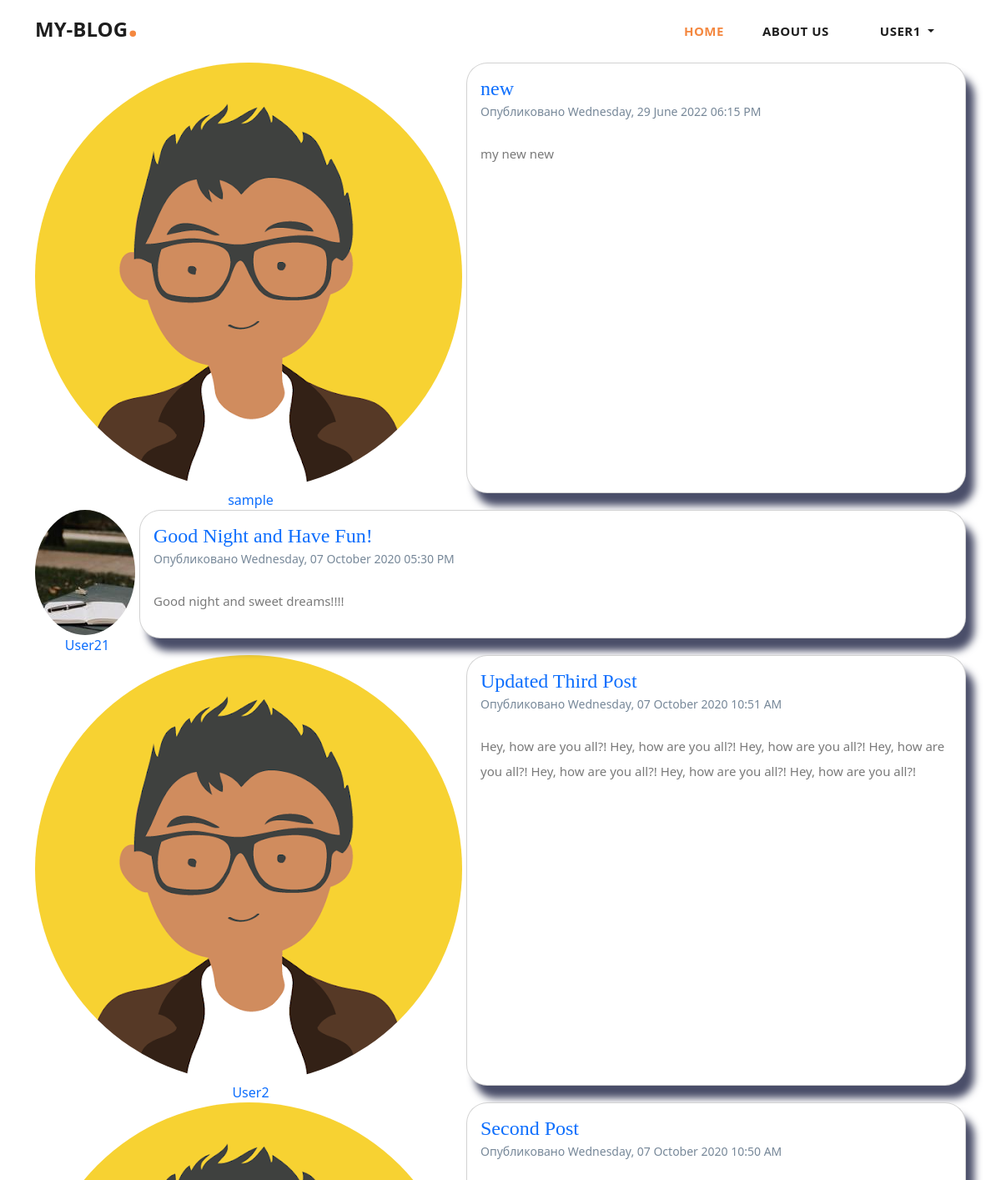
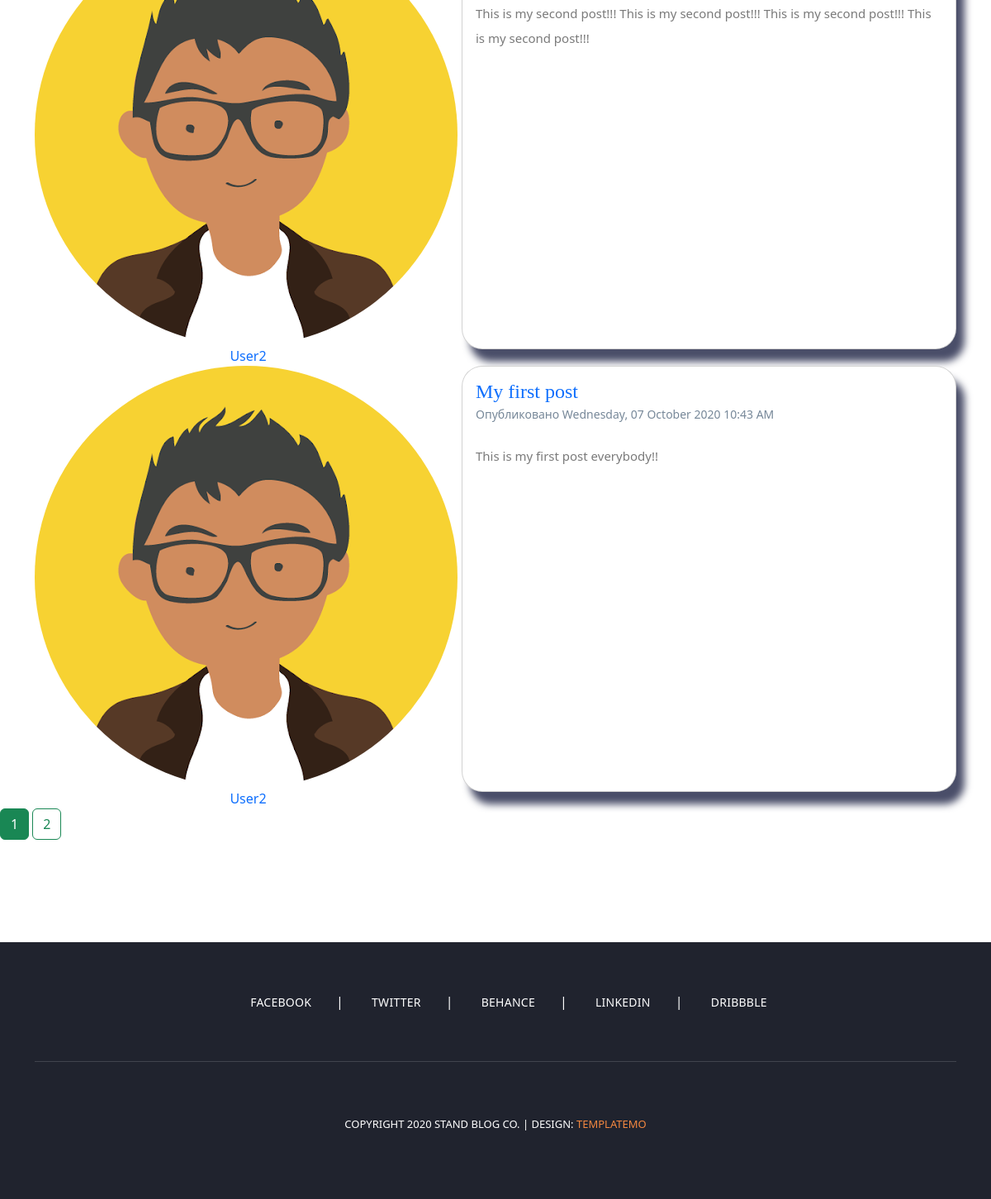
The page /allpost (signed in) on the database its author committed (2 pictures, top to bottom).
### my_blog/models.py (models this page shows, shortened)
class User(db.Model, UserMixin):
    id = db.Column(db.Integer, primary_key=True)
    username = db.Column(db.String(20), unique=True, nullable=False)
    email = db.Column(db.String(120), unique=True, nullable=False)
    image_file = db.Column(db.String(20), nullable=False,
                           default='default.png')
    password = db.Column(db.String(60), nullable=False)
    posts = db.relationship('Post', backref='author', lazy=True)

class Post(db.Model):
    id = db.Column(db.Integer, primary_key=True)
    title = db.Column(db.String(100), nullable=False)
    date_posted = db.Column(db.DateTime, nullable=False,
                            default=datetime.utcnow)
    content = db.Column(db.Text, nullable=False)
    user_id = db.Column(db.Integer, db.ForeignKey('user.id'),
                        nullable=False)

### my_blog/posts/routes.py (the view)
@posts.route("/allpost")
@login_required
def allpost():
    page = request.args.get('page', 1, type=int)
    posts = Post.query.order_by(Post.date_posted.desc()).paginate(page=page, per_page=5)
    return render_template('allpost.html', posts=posts)

### my_blog/models.py (called while the page is built)
@login_manager.user_loader
def load_user(user_id):
    return User.query.get(int(user_id))

### my_blog/templates/allpost.html (shortened to what this page needs)
{% extends 'base.html' %}
{% block content %}
<div>
    {% for post in posts.items %}
    <div class="container" style="display: flex;">
        <article class="media" style="display: flex; flex-direction: column;">
            <img class="rounded-circle article-img" style="margin-right: 5px;"
                 src="{{ url_for('static', filename='profile_pics/' + post.author.image_file) }}">
            <a href="{{ url_for('users.user_posts', username=post.author.username) }}" id="author"
               style="margin: 0 auto;">{{ post.author.username }}</a>
        </article>
        <div class="card" style="margin-bottom: 20px;">
            <div class="card-body">
                <h4 class="card-title"><a class="title" href="{{ url_for('posts.post', post_id=post.id) }}">{{
                    post.title }}</a></h4>
                <small>Опубликовано {{ post.date_posted.strftime('%A, %d %B %Y %I:%M %p') }}</small>
                <br>
                <br>
                <p class="card-text">{{ post.content }}</p>
            </div>
        </div>
    </div>
    {% endfor %}
    {% for page_num in posts.iter_pages(left_edge=1, right_edge=1, left_current=1, right_current=2) %}
    {% if page_num %}
    {% if posts.page == page_num %}
    <a class="btn btn-success mb-4" href="{{ url_for('posts.allpost', page=page_num) }}">{{ page_num }}</a>
    {% else %}
    <a class="btn btn-outline-success mb-4" href="{{ url_for('posts.allpost', page=page_num) }}">{{ page_num }}</a>
    {% endif %}
    {% else %}
    ...
    {% endif %}
    {% endfor %}
</div>
{% endblock content %}

### my_blog/templates/base.html (shortened to what this page needs)
<!DOCTYPE html>
<html lang="en">
<head>
    <link href="../static/vendor/bootstrap/css/bootstrap.min.css" rel="stylesheet">
    <link rel="stylesheet" href="../static/assets/css/fontawesome.css">
    <link rel="stylesheet" href="../static/assets/css/templatemo-stand-blog.css">
    <link rel="stylesheet" href="../static/assets/css/owl.css">
    <link href="https://cdn.jsdelivr.net/npm/bootstrap@5.2.0-beta1/dist/css/bootstrap.min.css" rel="stylesheet"
>
</head>
<body>
    <div class="">
        <nav class="navbar navbar-expand-lg">
            <div class="container">
                <a class="navbar-brand" href="{{ url_for('main.home') }}"><h2>My-blog<em>.</em></h2></a>
                <div class="collapse navbar-collapse" id="navbarResponsive">
                    <ul class="navbar-nav ml-auto">
                        <li class="nav-item active">
                            <a class="nav-link" href="{{ url_for('main.home') }}">Home
                            </a>
                        </li>
                        <li class="nav-item">
                            <a class="nav-link" href="about.html">About Us</a>
                        </li>
                        {% if current_user.is_authenticated %}
                        <li class="nav-item">
                            <div class="collapse navbar-collapse" id="navbarNavDarkDropdown">
                                <ul class="navbar-nav">
                                    <li class="nav-item dropdown">
                                        <a class="nav-link dropdown-toggle" href="#" id="navbarDarkDropdownMenuLink"
                                           role="button" data-bs-toggle="dropdown" aria-expanded="false">
                                            {{current_user.username}}
                                        </a>
                                    </li>
                                </ul>
                            </div>
                        </li>
                        {% endif %}
                    </ul>
                </div>
            </div>
        </nav>
    </div>
{% block content %}
{% endblock %}
<footer>
    <div class="container">
        <div class="row">
            <div class="col-lg-12">
                <ul class="social-icons">
                    <li><a href="#">Facebook</a></li>
                    <li><a href="#">Twitter</a></li>
                    <li><a href="#">Behance</a></li>
                    <li><a href="#">Linkedin</a></li>
                    <li><a href="#">Dribbble</a></li>
                </ul>
            </div>
            <div class="col-lg-12">
                <div class="copyright-text">
                    <p>Copyright 2020 Stand Blog Co.
                        | Design: <a rel="nofollow" href="https://templatemo.com" target="_parent">TemplateMo</a></p>
                </div>
            </div>
        </div>
    </div>
</footer>
</body>
</html>

### my_blog/static/assets/css/templatemo-stand-blog.css (style rules this page uses)
body { font-family: 'Roboto', sans-serif; overflow-x: hidden; text-rendering: optimizeLegibility; -webkit-font-smoothing: antialiased; -moz-osx-font-smoothing: grayscale; }
p { margin-bottom: 0px; font-size: 15px; font-weight: 400; color: #7a7a7a; line-height: 30px; }
a { text-decoration: none!important; }
ul { padding: 0; margin: 0; list-style: none; }
h1,h2,h3,h4,h5,h6 { margin: 0px; }
.navbar .navbar-brand { float: left; margin-top: -12px; outline: none; }
.navbar .navbar-brand h2 { color: #1e1e1e; text-transform: uppercase; font-size: 24px; font-weight: 900; -webkit-transition: all .3s ease 0s; -moz-transition: all .3s ease 0s; -o-transition: all .3s ease 0s; transition: all .3s ease 0s; }
.navbar .navbar-brand h2 em { font-size: 44px; font-style: normal; color: #f48840; }
#navbarResponsive { z-index: 999; }
.navbar-collapse { text-align: center; }
.navbar .navbar-nav .nav-item { margin: 0px 15px; }
.navbar .navbar-nav a.nav-link { text-transform: capitalize; font-size: 15px; font-weight: 800; text-transform: uppercase; letter-spacing: 0.5px; color: #1e1e1e; transition: all 0.3s; }
.navbar .navbar-nav .nav-link:hover, .navbar .navbar-nav .active>.nav-link, .navbar .navbar-nav .nav-link.active, .navbar .navbar-nav .nav-link.show, .navbar .navbar-nav .show>.nav-link { color: #f48840; }
footer { margin-top: 100px; text-align: center; background-color: #20232e; padding: 60px 0px; }
footer ul.social-icons { padding-bottom: 60px; margin-bottom: 60px; border-bottom: 1px solid rgba(250,250,250,0.15); }
footer ul.social-icons li { display: inline-block; margin-right: 30px; }
footer ul.social-icons li:after { content: "|"; color: #fff; margin-left: 30px; }
footer ul.social-icons li:last-child { margin-right: 0px; }
footer ul.social-icons li:last-child::after { display: none; }
footer ul.social-icons li a { font-size: 14px; text-transform: uppercase; color: #fff; font-weight: 500; letter-spacing: 0.25px; transition: all .3s; }
footer p { font-size: 13px; text-transform: uppercase; color: #fff; }
footer p a { color: #f48840; }

### my_blog/templates/allpost.html (style rules this page uses)
.card { border-radius: 25px; background-color: white; box-shadow: 10px 15px 10px #4a4e69; width: 92%; }
.card-title { margin-bottom: 0 !important; font-family: 'Bebas Neue', cursive; }
small { color: lightslategray; }

### rows shown on the page
User: username "USER1"
Post: image_file (placeholder picture), author.username "sample", title "new", date_posted "Wednesday, 29 June 2022 06:15 PM", content "my new new"
Post: image_file (picture), author.username "User21", title "Good Night and Have Fun!", date_posted "Wednesday, 07 October 2020 05:30 PM", content "Good night and sweet dreams!!!!"
Post: image_file (placeholder picture), author.username "User2", title "Updated Third Post", date_posted "Wednesday, 07 October 2020 10:51 AM", content "Hey, how are you all?! Hey, how are you all?! Hey, how are you all?! Hey, how are you all?! Hey, how are you all?! Hey, how are you all?! Hey, how are you all?!"
Post: image_file (placeholder picture), author.username "User2", title "Second Post", date_posted "Wednesday, 07 October 2020 10:50 AM", content "This is my second post!!! This is my second post!!! This is my second post!!! This is my second post!!!"
Post: image_file (placeholder picture), author.username "User2", title "My first post", date_posted "Wednesday, 07 October 2020 10:43 AM", content "This is my first post everybody!!"

### other values the page prints
{{ page_num }} "1"
{{ page_num }} "2"
